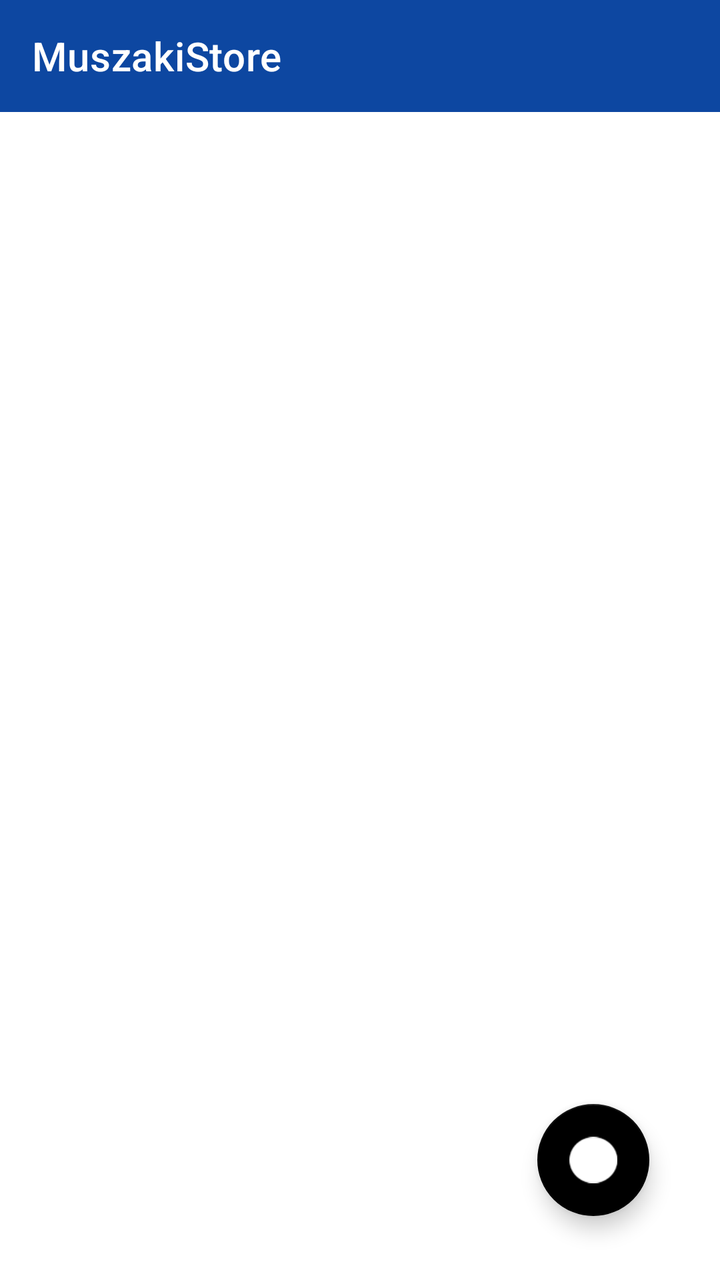
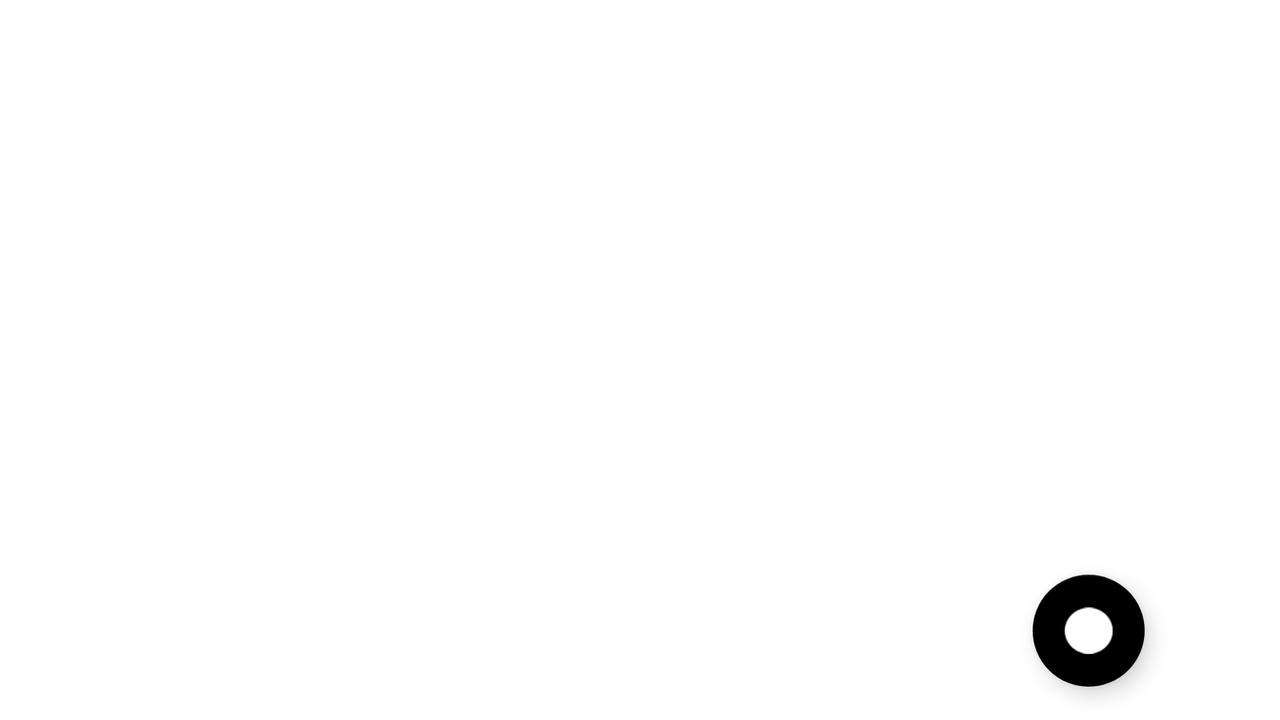

First picture: res/layout/ on a phone held upright. Second picture: the repository's own variant of that layout, on a device whose configuration matches the variant's folder. Source for both follows.
<!-- AndroidManifest.xml: application theme Theme.MuszakiStore -->
<!-- res/layout/activity_shop.xml -->
<?xml version="1.0" encoding="utf-8"?>
<androidx.constraintlayout.widget.ConstraintLayout xmlns:android="http://schemas.android.com/apk/res/android"
    xmlns:app="http://schemas.android.com/apk/res-auto"
    xmlns:tools="http://schemas.android.com/tools"
    android:layout_width="match_parent"
    android:layout_height="match_parent"
    tools:context=".ActivityShop">

    <com.google.android.material.appbar.AppBarLayout
        android:layout_width="match_parent"
        android:layout_height="wrap_content">
        <com.google.android.material.appbar.MaterialToolbar
            android:id="@+id/toolbar"
            android:layout_width="match_parent"
            android:layout_height="?attr/actionBarSize"
            android:background="?attr/colorPrimary"
            app:title="MuszakiStore"
            app:titleTextColor="@android:color/white" />
    </com.google.android.material.appbar.AppBarLayout>

    <androidx.recyclerview.widget.RecyclerView
        android:id="@+id/recview"
        android:layout_width="356dp"
        android:layout_height="658dp"
        app:layout_constraintBottom_toBottomOf="parent"
        app:layout_constraintEnd_toEndOf="parent"
        app:layout_constraintHorizontal_bias="0.49"
        app:layout_constraintStart_toStartOf="parent"
        app:layout_constraintTop_toTopOf="parent"
        app:layout_constraintVertical_bias="0.986" />

    <com.google.android.material.floatingactionbutton.FloatingActionButton
        android:id="@+id/fadd"
        android:layout_width="wrap_content"
        android:layout_height="wrap_content"
        android:clickable="true"
        app:layout_constraintBottom_toBottomOf="parent"
        app:layout_constraintEnd_toEndOf="parent"
        app:layout_constraintHorizontal_bias="0.884"
        app:layout_constraintStart_toStartOf="parent"
        app:layout_constraintTop_toTopOf="parent"
        app:layout_constraintVertical_bias="0.945"
        app:srcCompat="@drawable/add" />


</androidx.constraintlayout.widget.ConstraintLayout>
<!-- resources referenced by this layout -->
<resources>
  <!-- drawable add: png bitmap (drawable, 3349 bytes) -->
  <style name="Theme.MuszakiStore" parent="Theme.MaterialComponents.DayNight.NoActionBar">
          !-- Primary brand color. --&gt;
          <item name="colorPrimary">#0D47A1</item>
          <item name="colorPrimaryVariant">#0D47A1</item>
          <item name="colorOnPrimary">#FFFFFF</item>
          
          <item name="colorSecondary">#000000</item>
          <item name="colorSecondaryVariant">#000000</item>
          <item name="colorOnSecondary">#FFFFFF</item>
          
          <item name="android:statusBarColor">#0D47A1</item>
          
      </style>
</resources>
<!-- res/layout-land/activity_shop.xml (the repository's variant of the layout above) -->
<!-- drawn on the phone turned sideways -->
<?xml version="1.0" encoding="utf-8"?>
<androidx.constraintlayout.widget.ConstraintLayout xmlns:android="http://schemas.android.com/apk/res/android"
    xmlns:app="http://schemas.android.com/apk/res-auto"
    xmlns:tools="http://schemas.android.com/tools"
    android:layout_width="match_parent"
    android:layout_height="match_parent"
    tools:context=".ActivityShop">

    <androidx.recyclerview.widget.RecyclerView
        android:id="@+id/recview"
        android:layout_width="589dp"
        android:layout_height="384dp"
        app:layout_constraintBottom_toBottomOf="parent"
        app:layout_constraintEnd_toEndOf="parent"
        app:layout_constraintStart_toStartOf="parent"
        app:layout_constraintTop_toTopOf="parent"
        app:layout_constraintVertical_bias="0.592" />

    <com.google.android.material.floatingactionbutton.FloatingActionButton
        android:id="@+id/fadd"
        android:layout_width="wrap_content"
        android:layout_height="wrap_content"
        android:clickable="true"
        app:layout_constraintBottom_toBottomOf="parent"
        app:layout_constraintEnd_toEndOf="parent"
        app:layout_constraintHorizontal_bias="0.884"
        app:layout_constraintStart_toStartOf="parent"
        app:layout_constraintTop_toTopOf="parent"
        app:layout_constraintVertical_bias="0.945"
        app:srcCompat="@drawable/add" />


</androidx.constraintlayout.widget.ConstraintLayout>
